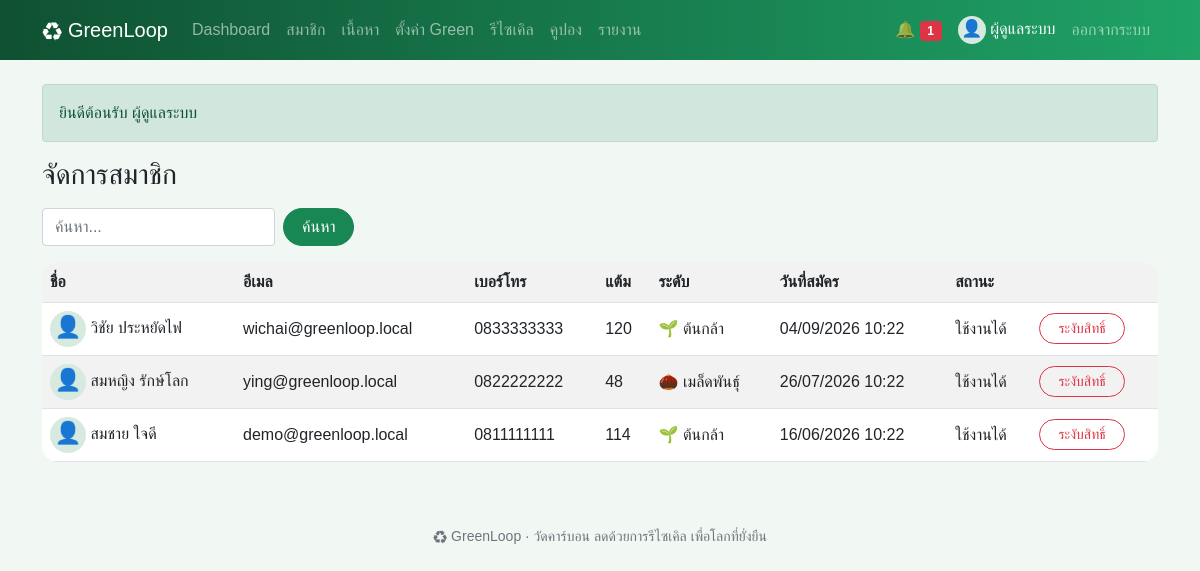
The page /admin/users.php (signed in) on the database its author committed.
### tables this page shows
CREATE TABLE users (
    id INT AUTO_INCREMENT PRIMARY KEY,
    name VARCHAR(100) NOT NULL,
    email VARCHAR(100) NOT NULL UNIQUE,
    phone VARCHAR(10) NOT NULL,
    avatar VARCHAR(50) NOT NULL DEFAULT '' COMMENT 'ชื่อไฟล์รูปโปรไฟล์ใน uploads/',
    password VARCHAR(255) NOT NULL,
    question VARCHAR(100) NOT NULL COMMENT 'คำถามกันลืมรหัสผ่านที่สมาชิกเลือก',
    answer VARCHAR(255) NOT NULL COMMENT 'คำตอบกันลืมรหัสผ่าน (เข้ารหัส)',
    role ENUM('user','admin') NOT NULL DEFAULT 'user',
    status ENUM('active','suspended') NOT NULL DEFAULT 'active',
    points INT NOT NULL DEFAULT 0,
    created_at DATETIME NOT NULL DEFAULT CURRENT_TIMESTAMP
);

### admin/users.php (the view, shortened to what this page needs)
<?php
require '../init.php';
need_admin();
$rows = all("SELECT * FROM users WHERE role = 'user' AND (name LIKE ? OR email LIKE ? OR phone LIKE ?) ORDER BY id DESC", [like(), like(), like()]);
head('จัดการสมาชิก');
search();
?>
<div class="table-responsive">
<table class="table table-striped bg-white align-middle">
  <tr><th>ชื่อ</th><th>อีเมล</th><th>เบอร์โทร</th><th>แต้ม</th><th>ระดับ</th><th>วันที่สมัคร</th><th>สถานะ</th><th></th></tr>
  <?php foreach ($rows as $r): ?>
    <tr>
      <td><?= pic($r['avatar'], 36) ?> <?= e($r['name']) ?></td><td><?= e($r['email']) ?></td><td><?= e($r['phone']) ?></td><td><?= $r['points'] ?></td>
      <td><?= level($r['points']) ?></td><td><?= dt($r['created_at']) ?></td><td><?= STATUS[$r['status']] ?></td>
      <td><form method="post"><input type="hidden" name="id" value="<?= $r['id'] ?>">
        <button class="btn btn-sm btn-outline-<?= $r['status'] == 'active' ? 'danger' : 'success' ?>" onclick="return confirm('ยืนยันเปลี่ยนสถานะ?')"><?= $r['status'] == 'active' ? 'ระงับสิทธิ์' : 'ยกเลิกระงับ' ?></button></form></td>
    </tr>
  <?php endforeach; ?>
</table>
</div>
<?php foot() ?>

### init.php (shortened to what this page needs)
<?php
$db = new PDO('mysql:host=localhost;dbname=greenloop;charset=utf8mb4', 'root', '');
$db->setAttribute(PDO::ATTR_ERRMODE, PDO::ERRMODE_EXCEPTION);
$db->setAttribute(PDO::ATTR_DEFAULT_FETCH_MODE, PDO::FETCH_ASSOC);
function q($sql, $p = [])
{
    global $db;
    $s = $db->prepare($sql);
    $s->execute($p);
    return $s;
}
function all($sql, $p = []) { return q($sql, $p)->fetchAll(); }
function one($sql, $p = []) { return q($sql, $p)->fetch(); }
function val($sql, $p = []) { return q($sql, $p)->fetchColumn(); }
function e($s) { return htmlspecialchars($s ?? '', ENT_QUOTES); }
function g($k, $d = '') { return trim($_GET[$k] ?? $d); }
function like() { return '%' . g('q') . '%'; }
function dt($s) { return $s ? date('d/m/Y H:i', strtotime($s)) : '-'; }
function level($points)
{
    foreach (LEVELS as $min => $name) if ($points >= $min) $lv = $name;
    return $lv;
}
function inbox() { return me()['role'] == 'admin' ? null : me()['id']; }
function pic($file, $size = 40, $icon = '👤', $link = false)
{
    if (!$file) return "<span class='pic' style='width:{$size}px;height:{$size}px;font-size:" . $size * .6 . "px'>$icon</span>";
    $img = "<img class='pic' src='" . UP . "uploads/$file' width='$size' height='$size' alt=''>";
    return $link ? "<a href='" . UP . "uploads/$file' target='_blank'>$img</a>" : $img;
}
function me()
{
    static $u;
    if (!$u && isset($_SESSION['uid'])) $u = one("SELECT * FROM users WHERE id = ? AND status = 'active'", [$_SESSION['uid']]);
    return $u;
}
function need_login()
{
    if (!me()) go(UP . 'login.php', 'กรุณาเข้าสู่ระบบก่อน', 'warning');
    return me();
}
function need_admin()
{
    if (need_login()['role'] != 'admin') go(UP . 'index.php', 'หน้านี้สำหรับผู้ดูแลระบบเท่านั้น', 'danger');
    return me();
}
function search($extra = '')
{
    echo "<form class='d-flex flex-wrap gap-2 mb-3 d-print-none'>$extra<input class='form-control w-auto' name='q' value='" . e(g('q')) . "' placeholder='ค้นหา...'><button class='btn btn-success'>ค้นหา</button></form>";
}
function head($title, $show = true)
{
    $u = me();
    $menu = !$u ? [] : ($u['role'] == 'admin' ? MENU_ADMIN : MENU_USER);
    ?>
<!doctype html>
<html lang="th">
<head>
<link rel="stylesheet" href="<?= UP ?>assets/bootstrap.min.css">
<link rel="stylesheet" href="<?= UP ?>assets/style.css">
</head>
<body>
<nav class="navbar navbar-expand-lg navbar-dark d-print-none">
  <div class="container">
    <a class="navbar-brand" href="<?= UP ?>index.php">♻ GreenLoop</a>
    <div class="collapse navbar-collapse" id="menu">
      <div class="navbar-nav me-auto">
        <?php foreach ($menu as $file => $name): ?>
          <a class="nav-link" href="<?= UP . $file ?>"><?= $name ?></a>
        <?php endforeach; ?>
      </div>
      <div class="navbar-nav align-items-lg-center">
        <?php if (!$u): ?>
          <a class="nav-link" href="<?= UP ?>login.php">เข้าสู่ระบบ</a>
          <a class="nav-link" href="<?= UP ?>register.php">สมัครสมาชิก</a>
        <?php else: ?>
          <a class="nav-link" href="<?= UP ?>notifications.php">🔔 <span class="badge bg-danger"><?= val('SELECT COUNT(*) FROM notifications WHERE is_read = 0 AND user_id <=> ?', [inbox()]) ?></span></a>
          <span class="navbar-text text-white mx-2"><?= pic($u['avatar'], 28) ?> <?= e($u['name']) ?></span>
          <a class="nav-link" href="<?= UP ?>logout.php">ออกจากระบบ</a>
        <?php endif; ?>
      </div>
    </div>
  </div>
</nav>
<main class="container py-4">
<?php if (isset($_SESSION['flash'])): ?>
  <div class="alert alert-<?= $_SESSION['flash'][1] ?>"><?= e($_SESSION['flash'][0]) ?></div>
<?php unset($_SESSION['flash']); endif; ?>
<?php if ($show): ?><h3 class="mb-3"><?= $title ?></h3><?php endif; ?>
    <?php
}
function foot()
{
    echo '</main><footer class="text-center text-muted small py-4 d-print-none">♻ GreenLoop · วัดคาร์บอน ลดด้วยการรีไซเคิล เพื่อโลกที่ยั่งยืน</footer>'
        . '<script src="' . UP . 'assets/bootstrap.bundle.min.js"></script></body></html>';
}

### assets/style.css (style rules this page uses)
body { background: #f1f7f3; font-family: "Leelawadee UI", Tahoma, sans-serif; }
.navbar { background: linear-gradient(90deg, #0f5132, #1fa367); }
.btn { border-radius: 50px; padding-left: 18px; padding-right: 18px; }
.table { border-radius: 16px; overflow: hidden; }
.pic { display: inline-block; object-fit: cover; border-radius: 50%; background: #d7eadf; text-align: center; vertical-align: middle; }

### rows shown on the page
users: role "Dashboard", role "สมาชิก", role "เนื้อหา", role "ตั้งค่า Green", role "รีไซเคิล", role "คูปอง", role "รายงาน", name "ผู้ดูแลระบบ"
users: name "วิชัย ประหยัดไฟ", email "wichai@greenloop.local", phone "0833333333", points "120", points "🌱 ต้นกล้า", created_at "04/09/2026 10:22", status "ใช้งานได้", shows "ระงับสิทธิ์"
users: name "สมหญิง รักษ์โลก", email "ying@greenloop.local", phone "0822222222", points "48", points "🌰 เมล็ดพันธุ์", created_at "26/07/2026 10:22", status "ใช้งานได้", shows "ระงับสิทธิ์"
users: name "สมชาย ใจดี", email "demo@greenloop.local", phone "0811111111", points "114", points "🌱 ต้นกล้า", created_at "16/06/2026 10:22", status "ใช้งานได้", shows "ระงับสิทธิ์"

### other values the page prints
$icon "👤"
$_SESSION['flash'][0] "ยินดีต้อนรับ ผู้ดูแลระบบ"
$title "จัดการสมาชิก"
